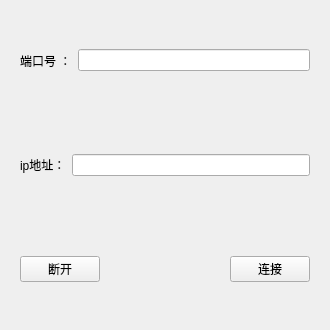
<?xml version="1.0" encoding="UTF-8"?>
<ui version="4.0">
 <class>Ip</class>
 <widget class="QWidget" name="Ip">
  <property name="geometry">
   <rect>
    <x>0</x>
    <y>0</y>
    <width>330</width>
    <height>330</height>
   </rect>
  </property>
  <property name="minimumSize">
   <size>
    <width>330</width>
    <height>330</height>
   </size>
  </property>
  <property name="maximumSize">
   <size>
    <width>330</width>
    <height>330</height>
   </size>
  </property>
  <property name="windowTitle">
   <string>Form</string>
  </property>
  <layout class="QVBoxLayout" name="verticalLayout">
   <item>
    <widget class="QWidget" name="widget_3" native="true">
     <layout class="QHBoxLayout" name="horizontalLayout_3">
      <item>
       <widget class="QLabel" name="label">
        <property name="text">
         <string>端口号 ：</string>
        </property>
       </widget>
      </item>
      <item>
       <widget class="QLineEdit" name="port"/>
      </item>
     </layout>
    </widget>
   </item>
   <item>
    <widget class="QWidget" name="widget_2" native="true">
     <layout class="QHBoxLayout" name="horizontalLayout_2">
      <item>
       <widget class="QLabel" name="label_2">
        <property name="text">
         <string>ip地址：</string>
        </property>
       </widget>
      </item>
      <item>
       <widget class="QLineEdit" name="ip"/>
      </item>
     </layout>
    </widget>
   </item>
   <item>
    <widget class="QWidget" name="widget" native="true">
     <layout class="QHBoxLayout" name="horizontalLayout">
      <item>
       <widget class="QPushButton" name="pushButton_2">
        <property name="text">
         <string>断开</string>
        </property>
       </widget>
      </item>
      <item>
       <spacer name="horizontalSpacer">
        <property name="orientation">
         <enum>Qt::Horizontal</enum>
        </property>
        <property name="sizeHint" stdset="0">
         <size>
          <width>83</width>
          <height>20</height>
         </size>
        </property>
       </spacer>
      </item>
      <item>
       <widget class="QPushButton" name="pushButton">
        <property name="text">
         <string>连接</string>
        </property>
       </widget>
      </item>
     </layout>
    </widget>
   </item>
  </layout>
 </widget>
 <resources/>
 <connections/>
</ui>
